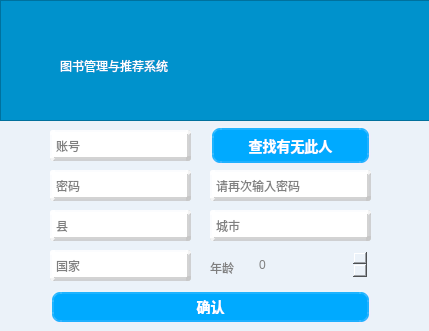
<?xml version="1.0" encoding="UTF-8"?>
<ui version="4.0">
 <class>adduser</class>
 <widget class="QWidget" name="adduser">
  <property name="geometry">
   <rect>
    <x>0</x>
    <y>0</y>
    <width>429</width>
    <height>331</height>
   </rect>
  </property>
  <property name="windowTitle">
   <string>Form</string>
  </property>
  <property name="styleSheet">
   <string notr="true">background-color: rgb(235, 242, 249);
</string>
  </property>
  <widget class="QPushButton" name="pushButton">
   <property name="geometry">
    <rect>
     <x>50</x>
     <y>290</y>
     <width>321</width>
     <height>34</height>
    </rect>
   </property>
   <property name="styleSheet">
    <string notr="true">QPushButton{
	font: 9pt &quot;微软雅黑&quot;;
     background-color: rgb(0, 170, 255);/*背景色*/
      border-style: outset;/*边框样式*/
     border-width: 4px;  /*边框宽度为4像素*/
     border-radius: 10px; /*边框圆角半径*/
     border-color: rgba(255, 225, 255, 30);/*边框颜色*/
     font: bold 14px;/*字体*/
         color:rgb(255, 255, 255);/*字体颜色*/
     padding: 6px; /*填衬*/
}

QPushButton:hover{ /*鼠标悬停在按钮上时*/
        background-color:rgb(12, 215, 255);
        border-color: rgb(12, 215, 255);
        color:rgba(0, 0, 0, 200);
}

QPushButton:pressed { /*按钮被按下时*/
     background-color:rgba(100,255,100, 200);
         border-color: rgba(255, 225, 255, 30);
     border-style: inset;
        color:rgba(0, 0, 0, 100);
}</string>
   </property>
   <property name="text">
    <string>确认</string>
   </property>
  </widget>
  <widget class="QLineEdit" name="lineEdit">
   <property name="geometry">
    <rect>
     <x>50</x>
     <y>130</y>
     <width>141</width>
     <height>31</height>
    </rect>
   </property>
   <property name="styleSheet">
    <string notr="true"> border-radius: 10px;
border-style: outset;/*边框样式*/
     border-width: 4px;  /*边框宽度为4像素*/
     border-radius: 3px; /*边框圆角半径*/
     border-color: rgb(198, 198, 198,198);/*边框颜色*/
background-color:rgb(255, 255, 255);
</string>
   </property>
   <property name="placeholderText">
    <string>账号</string>
   </property>
  </widget>
  <widget class="QLineEdit" name="lineEdit_2">
   <property name="geometry">
    <rect>
     <x>50</x>
     <y>170</y>
     <width>141</width>
     <height>31</height>
    </rect>
   </property>
   <property name="styleSheet">
    <string notr="true"> border-radius: 10px;
border-style: outset;/*边框样式*/
     border-width: 4px;  /*边框宽度为4像素*/
     border-radius: 3px; /*边框圆角半径*/
     border-color: rgb(198, 198, 198,198);/*边框颜色*/
background-color:rgb(255, 255, 255);
</string>
   </property>
   <property name="placeholderText">
    <string>密码</string>
   </property>
  </widget>
  <widget class="QLineEdit" name="lineEdit_3">
   <property name="geometry">
    <rect>
     <x>210</x>
     <y>170</y>
     <width>161</width>
     <height>31</height>
    </rect>
   </property>
   <property name="styleSheet">
    <string notr="true"> border-radius: 10px;
border-style: outset;/*边框样式*/
     border-width: 4px;  /*边框宽度为4像素*/
     border-radius: 3px; /*边框圆角半径*/
     border-color: rgb(198, 198, 198,198);/*边框颜色*/
background-color:rgb(255, 255, 255);
</string>
   </property>
   <property name="placeholderText">
    <string>请再次输入密码</string>
   </property>
  </widget>
  <widget class="QLineEdit" name="lineEdit_4">
   <property name="geometry">
    <rect>
     <x>50</x>
     <y>210</y>
     <width>141</width>
     <height>31</height>
    </rect>
   </property>
   <property name="styleSheet">
    <string notr="true"> border-radius: 10px;
border-style: outset;/*边框样式*/
     border-width: 4px;  /*边框宽度为4像素*/
     border-radius: 3px; /*边框圆角半径*/
     border-color: rgb(198, 198, 198,198);/*边框颜色*/
background-color:rgb(255, 255, 255);
</string>
   </property>
   <property name="text">
    <string/>
   </property>
   <property name="placeholderText">
    <string>县</string>
   </property>
  </widget>
  <widget class="QLineEdit" name="lineEdit_5">
   <property name="geometry">
    <rect>
     <x>210</x>
     <y>210</y>
     <width>161</width>
     <height>31</height>
    </rect>
   </property>
   <property name="styleSheet">
    <string notr="true"> border-radius: 10px;
border-style: outset;/*边框样式*/
     border-width: 4px;  /*边框宽度为4像素*/
     border-radius: 3px; /*边框圆角半径*/
     border-color: rgb(198, 198, 198,198);/*边框颜色*/
background-color:rgb(255, 255, 255);
</string>
   </property>
   <property name="placeholderText">
    <string>城市</string>
   </property>
  </widget>
  <widget class="QLineEdit" name="lineEdit_6">
   <property name="geometry">
    <rect>
     <x>50</x>
     <y>250</y>
     <width>141</width>
     <height>31</height>
    </rect>
   </property>
   <property name="styleSheet">
    <string notr="true"> border-radius: 10px;
border-style: outset;/*边框样式*/
     border-width: 4px;  /*边框宽度为4像素*/
     border-radius: 3px; /*边框圆角半径*/
     border-color: rgb(198, 198, 198,198);/*边框颜色*/
background-color:rgb(255, 255, 255);
</string>
   </property>
   <property name="placeholderText">
    <string>国家</string>
   </property>
  </widget>
  <widget class="QSpinBox" name="spinBox">
   <property name="geometry">
    <rect>
     <x>257</x>
     <y>249</y>
     <width>111</width>
     <height>31</height>
    </rect>
   </property>
   <property name="styleSheet">
    <string notr="true">border-style: outset;/*边框样式*/
 border-color: rgb(198, 198, 198,198);/*边框颜色*/
font: 9pt &quot;黑体&quot;;color: rgb(127, 127, 127);</string>
   </property>
  </widget>
  <widget class="QLabel" name="label">
   <property name="geometry">
    <rect>
     <x>210</x>
     <y>260</y>
     <width>31</width>
     <height>16</height>
    </rect>
   </property>
   <property name="styleSheet">
    <string notr="true">color: rgb(127, 127, 127);</string>
   </property>
   <property name="text">
    <string>年龄</string>
   </property>
  </widget>
  <widget class="QPushButton" name="pushButton_2">
   <property name="geometry">
    <rect>
     <x>210</x>
     <y>126</y>
     <width>161</width>
     <height>39</height>
    </rect>
   </property>
   <property name="styleSheet">
    <string notr="true">QPushButton{
	font: 9pt &quot;微软雅黑&quot;;
     background-color: rgb(0, 170, 255);/*背景色*/
      border-style: outset;/*边框样式*/
     border-width: 4px;  /*边框宽度为4像素*/
     border-radius: 10px; /*边框圆角半径*/
     border-color: rgba(255, 225, 255, 30);/*边框颜色*/
     font: bold 14px;/*字体*/
         color:rgb(255, 255, 255);/*字体颜色*/
     padding: 6px; /*填衬*/
}

QPushButton:hover{ /*鼠标悬停在按钮上时*/
        background-color:rgb(12, 215, 255);
        border-color: rgb(12, 215, 255);
        color:rgba(0, 0, 0, 200);
}

QPushButton:pressed { /*按钮被按下时*/
     background-color:rgba(100,255,100, 200);
         border-color: rgba(255, 225, 255, 30);
     border-style: inset;
        color:rgba(0, 0, 0, 100);
}</string>
   </property>
   <property name="text">
    <string>查找有无此人</string>
   </property>
  </widget>
  <widget class="QGraphicsView" name="graphicsView_2">
   <property name="geometry">
    <rect>
     <x>0</x>
     <y>0</y>
     <width>431</width>
     <height>121</height>
    </rect>
   </property>
   <property name="styleSheet">
    <string notr="true">background-color: rgb(0, 146, 204);</string>
   </property>
  </widget>
  <widget class="QLabel" name="label_2">
   <property name="geometry">
    <rect>
     <x>60</x>
     <y>30</y>
     <width>341</width>
     <height>71</height>
    </rect>
   </property>
   <property name="styleSheet">
    <string notr="true">background-color: rgb(0, 146, 204);

font: 75 25pt &quot;华文琥珀&quot;;
color: rgb(255, 255, 255);</string>
   </property>
   <property name="text">
    <string>图书管理与推荐系统</string>
   </property>
  </widget>
 </widget>
 <resources/>
 <connections/>
</ui>
